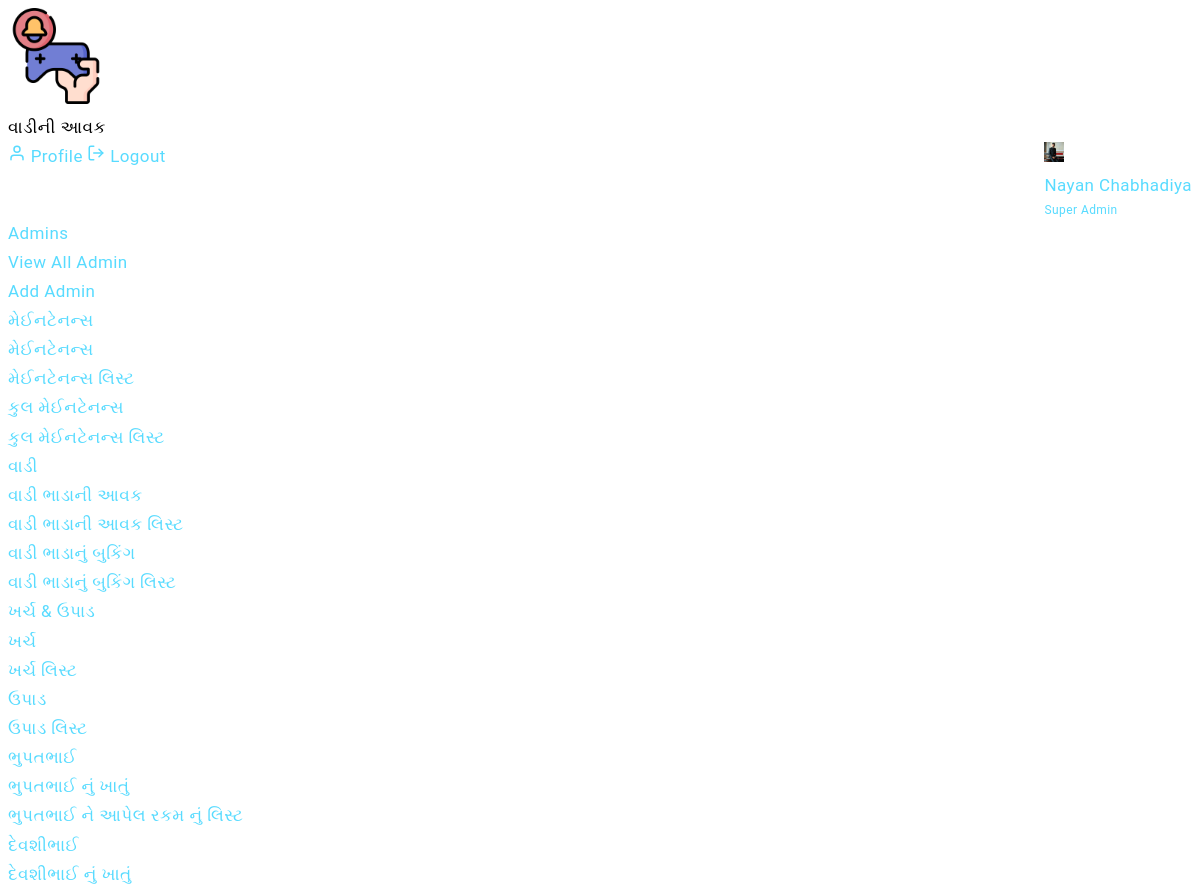
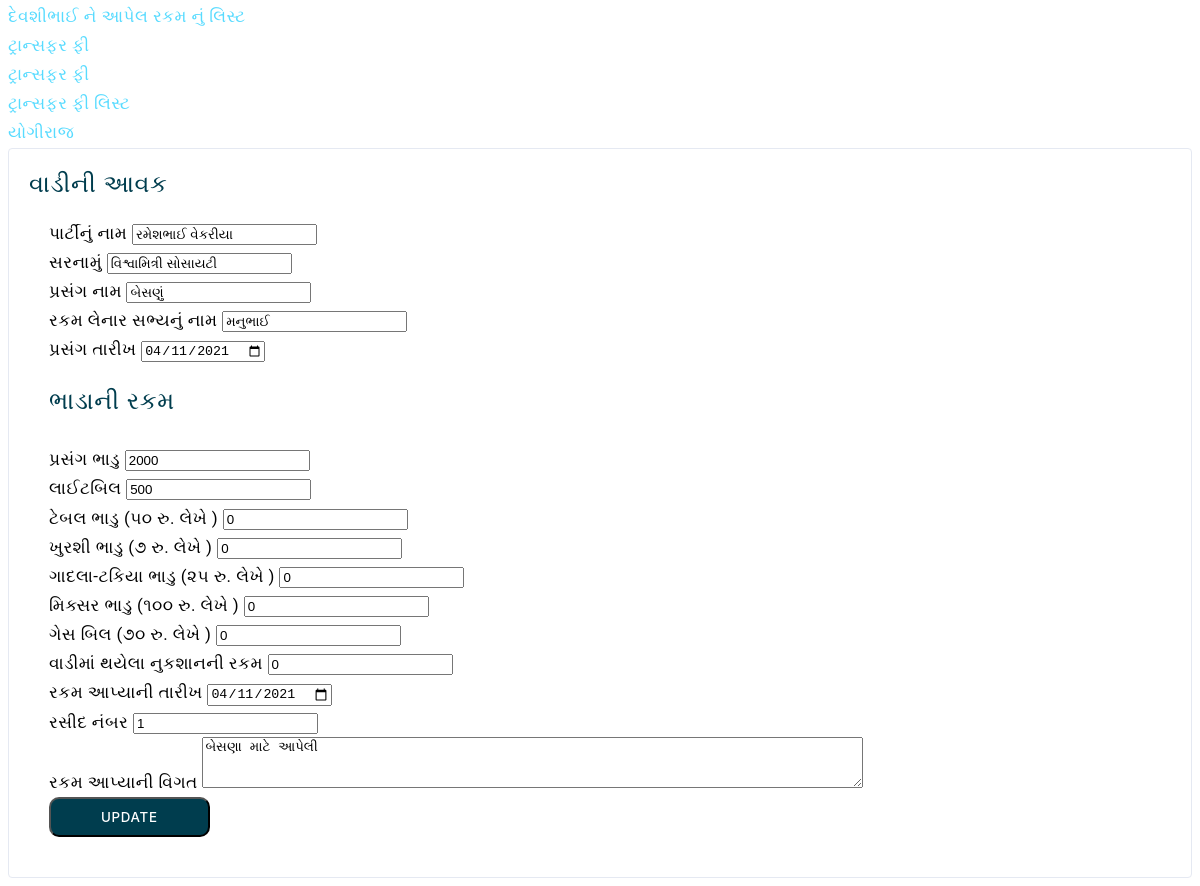
The app's page /admin/update_vadi_income.php?id=1 (signed in) with its own data (2 pictures, top to bottom).
### tables this page shows
CREATE TABLE `vadi_income` (
  `id` int(11) NOT NULL,
  `party_name` varchar(255) NOT NULL,
  `address` varchar(255) NOT NULL,
  `function_name` varchar(255) NOT NULL,
  `s_name` varchar(255) NOT NULL,
  `function_date` date NOT NULL,
  `function_bhadu` int(11) NOT NULL,
  `lightbill` int(11) NOT NULL,
  `table_bhadu` int(11) NOT NULL,
  `chair_bhadu` int(11) NOT NULL,
  `gt_bhadu` int(11) NOT NULL,
  `mixer_bhadu` int(11) NOT NULL,
  `gesbill` int(11) NOT NULL,
  `charge` int(11) NOT NULL,
  `total_amount` int(11) NOT NULL,
  `payment_date` date NOT NULL,
  `sleep_no` int(11) NOT NULL,
  `description` varchar(255) NOT NULL
);

### admin/update_vadi_income.php (the view, shortened to what this page needs)
<?php
include "../connection.php";
$admin_profile = $_SESSION['admin_email'];
  $admin_query = "SELECT * FROM admin WHERE email='$admin_profile'";
  $admin_data = mysqli_query($conn,$admin_query);
  $admin_result = mysqli_fetch_assoc($admin_data);
  $id = $_GET['id'];
  $vadi_income_select_query = "SELECT * FROM vadi_income WHERE id='$id'";
  $vadi_income_data = mysqli_query($conn,$vadi_income_select_query);
  $vadi_income_result = mysqli_fetch_assoc($vadi_income_data);
?>
<?php include "includes/admin_top.php"; ?>
<div class="header">
    <div class="header-content">
        <nav class="navbar navbar-expand">
            <div class="collapse navbar-collapse justify-content-between">
                <div class="header-left">
                    <div class="dashboard_bar">
                        વાડીની આવક
                    </div>
                </div>
                <ul class="navbar-nav header-right">
                    <li class="nav-item dropdown header-profile">
                        <a class="nav-link" href="#" role="button" data-toggle="dropdown">
                            <img src="<?php echo $admin_result['profile_pic']; ?>" width="20" alt=""/>
                            <div class="header-info">
                                 <span><?php echo $admin_result['name']; ?></span>
                                 <small>Super Admin</small>
                            </div>
                        </a>
                        <div class="dropdown-menu dropdown-menu-right">
                            <a href="admin-profile.php" class="dropdown-item ai-icon">
                                <span class="ml-2">Profile </span>
                            </a>
                            <a href="../logout.php" class="dropdown-item ai-icon">
                                <span class="ml-2">Logout </span>
                            </a>
                        </div>
                    </li>
                </ul>
            </div>
        </nav>
    </div>
</div>
    <?php include 'includes/admin_sidebar.php'; ?>
<div class="content-body">
    <div class="container-fluid">
      <div class="col-xxl-12">
        <div class="row">
          <div class="col-lg-12">
            <div class="game card card-body px-3 pt-3 pb-0">
              <div class="game-head">
                <h4 class="text-primary mb-0">વાડીની આવક</h4>
                  <div class="card-body pr-2 pl-2">
                    <form  method="post">
                      <div class="form-row">
                        <div class="form-group col-md-2">
                            <label>પાર્ટીનું નામ</label>
                            <input type="text" class="form-control" name="party_name" value="<?php echo $vadi_income_result['party_name'];?>" required>
                        </div>
                        <div class="form-group col-md-4">
                          <label>સરનામું</label>
                          <input type="text" class="form-control" name="address" value="<?php echo $vadi_income_result['address'];?>" required>
                        </div>
                        <div class="form-group col-md-2">
                          <label>પ્રસંગ નામ</label>
                          <input type="text" class="form-control" name="function_name" value="<?php echo $vadi_income_result['function_name'];?>" required>
                        </div>
                        <div class="form-group col-md-2">
                            <label>રકમ લેનાર સભ્યનું નામ</label>
                            <input type="text" class="form-control" name="s_name" value="<?php echo $vadi_income_result['s_name'];?>" required>
                        </div>
                        <div class="form-group col-md-2">
                          <label>પ્રસંગ તારીખ</label>
                          <input type="date" class="form-control" name="function_date" value="<?php echo $vadi_income_result['function_date'];?>" required>
                        </div>
                      </div>
                      <h4 class="text-primary mb-0">ભાડાની રકમ</h4></br>
                        <div class="form-row">
                          <div class="form-group col-md-1">
                            <label>પ્રસંગ ભાડુ</label>
                            <input type="text" class="form-control" name="function_bhadu" value="<?php echo $vadi_income_result['function_bhadu'];?>" required>
                          </div>
                          <div class="form-group col-md-1">
                            <label>લાઈટબિલ</label>
                            <input type="text" class="form-control" name="lightbill" value="<?php echo $vadi_income_result['lightbill'];?>" required>
                          </div>
                          <div class="form-group col-md-2">
                            <label>ટેબલ ભાડુ (૫૦ રુ. લેખે )</label>
                            <input type="text" class="form-control" value="<?php echo $vadi_income_result['table_bhadu'];?>" name="table_bhadu">
                          </div>
                          <div class="form-group col-md-2">
                            <label>ખુરશી ભાડુ (૭ રુ. લેખે )</label>
                            <input type="text" class="form-control" value="<?php echo $vadi_income_result['chair_bhadu'];?>" name="chair_bhadu">
                          </div>
                          <div class="form-group col-md-2">
                            <label>ગાદલા-ટકિયા ભાડુ (૨૫ રુ. લેખે )</label>
                            <input type="text" class="form-control" value="<?php echo $vadi_income_result['gt_bhadu'];?>" name="gt_bhadu">
                          </div>
                          <div class="form-group col-md-2">
                            <label>મિક્સર ભાડુ (૧૦૦ રુ. લેખે )</label>
                            <input type="text" class="form-control" value="<?php echo $vadi_income_result['mixer_bhadu'];?>" name="mixer_bhadu">
                          </div>
                          <div class="form-group col-md-2">
                            <label>ગેસ બિલ (૭૦ રુ. લેખે )</label>
                            <input type="text" class="form-control" value="<?php echo $vadi_income_result['gesbill'];?>" name="gesbill">
                          </div>
                        </div>
                        <div class="form-row">
                          <div class="form-group col-md-2">
                            <label>વાડીમાં થયેલા નુકશાનની રકમ</label>
                            <input type="text" class="form-control" name="charge" value="<?php echo $vadi_income_result['charge'];?>">
                          </div>
                          <div class="form-group col-md-2">
                            <label>રકમ આપ્યાની તારીખ</label>
                            <input type="date" class="form-control" name="payment_date" value="<?php echo $vadi_income_result['payment_date'];?>" required>
                          </div>
                          <div class="form-group col-md-2">
                            <label>રસીદ નંબર</label>
                            <input type="text" class="form-control" name="sleep_no" value="<?php echo $vadi_income_result['sleep_no'];?>">
                          </div>
                        </div>
                        <div class="form-row">
                          <div class="form-group col-md-12">
                              <label> રકમ આપ્યાની વિગત  </label>
                              <textarea class="form-control" name="description" rows="3" cols="80"><?php echo $vadi_income_result['description'];?></textarea>
                          </div>
                        </div>
                        <button class="btn btn-primary" type="submit" name="update_vadi_income">UPDATE</button>
                    </form>
                  </div>
              </div>
            </div>
          </div>
        </div>
      </div>
    </div>
</div>
</div>
</body>
</html>

### records on screen
vadi_income: party_name "રમેશભાઈ વેકરીયા", address "વિશ્વામિત્રી સોસાયટી", function_name "બેસણું", s_name "મનુભાઈ", function_date "04/11/2021", function_bhadu "2000", lightbill "500", table_bhadu "0", chair_bhadu "0", gt_bhadu "0", mixer_bhadu "0", gesbill "0", charge "0", payment_date "04/11/2021", sleep_no "1", description "બેસણા માટે આપેલી"

### other values on screen
$admin_result['name'] "Nayan Chabhadiya"
